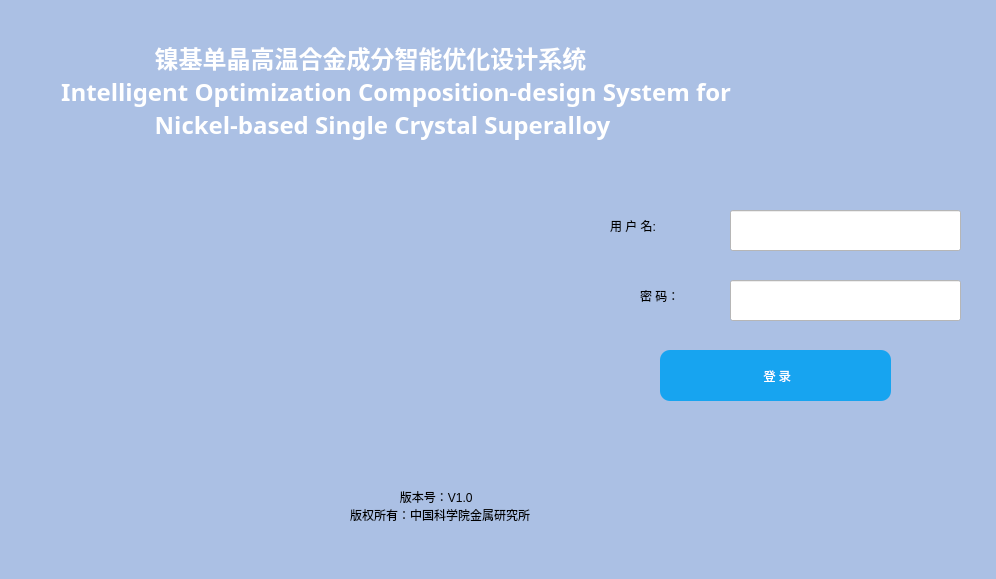
<?xml version="1.0" encoding="UTF-8"?>
<ui version="4.0">
 <class>MainWindow</class>
 <widget class="QMainWindow" name="MainWindow">
  <property name="geometry">
   <rect>
    <x>0</x>
    <y>0</y>
    <width>996</width>
    <height>579</height>
   </rect>
  </property>
  <property name="minimumSize">
   <size>
    <width>996</width>
    <height>579</height>
   </size>
  </property>
  <property name="maximumSize">
   <size>
    <width>996</width>
    <height>579</height>
   </size>
  </property>
  <property name="windowTitle">
   <string>MainWindow</string>
  </property>
  <property name="styleSheet">
   <string notr="true">background-color: rgb(171, 192, 228);
</string>
  </property>
  <widget class="QWidget" name="centralwidget">
   <property name="styleSheet">
    <string notr="true">background-color: transparent;
</string>
   </property>
   <widget class="QLabel" name="label_background">
    <property name="geometry">
     <rect>
      <x>0</x>
      <y>-30</y>
      <width>1001</width>
      <height>571</height>
     </rect>
    </property>
    <property name="minimumSize">
     <size>
      <width>951</width>
      <height>491</height>
     </size>
    </property>
    <property name="maximumSize">
     <size>
      <width>16777215</width>
      <height>1000</height>
     </size>
    </property>
    <property name="baseSize">
     <size>
      <width>8</width>
      <height>0</height>
     </size>
    </property>
    <property name="styleSheet">
     <string notr="true">background-color: transparent;
background-image: url(background1.png);
background-position: center;
background-repeat: no-repeat;</string>
    </property>
    <property name="text">
     <string/>
    </property>
    <property name="pixmap">
     <pixmap>./picture/logo_background1.png</pixmap>
    </property>
   </widget>
   <widget class="QLabel" name="label_head">
    <property name="geometry">
     <rect>
      <x>180</x>
      <y>180</y>
      <width>371</width>
      <height>281</height>
     </rect>
    </property>
    <property name="text">
     <string/>
    </property>
    <property name="pixmap">
     <pixmap>./picture/logo_head1.png</pixmap>
    </property>
   </widget>
   <widget class="QLabel" name="label_logo1">
    <property name="geometry">
     <rect>
      <x>20</x>
      <y>390</y>
      <width>151</width>
      <height>131</height>
     </rect>
    </property>
    <property name="text">
     <string/>
    </property>
    <property name="pixmap">
     <pixmap>./picture/logo_zuo2.png</pixmap>
    </property>
   </widget>
   <widget class="QLabel" name="label_logo2">
    <property name="geometry">
     <rect>
      <x>830</x>
      <y>460</y>
      <width>161</width>
      <height>71</height>
     </rect>
    </property>
    <property name="text">
     <string/>
    </property>
    <property name="pixmap">
     <pixmap>./picture/logo_you1.png</pixmap>
    </property>
   </widget>
   <widget class="QLabel" name="label_title">
    <property name="geometry">
     <rect>
      <x>30</x>
      <y>30</y>
      <width>941</width>
      <height>121</height>
     </rect>
    </property>
    <property name="font">
     <font>
      <family>微软雅黑</family>
      <pointsize>18</pointsize>
      <weight>87</weight>
      <italic>false</italic>
      <bold>true</bold>
      <underline>false</underline>
      <kerning>true</kerning>
     </font>
    </property>
    <property name="styleSheet">
     <string notr="true">color: white;
font: 700 18pt &quot;微软雅黑&quot;;</string>
    </property>
    <property name="text">
     <string>                    镍基单晶高温合金成分智能优化设计系统
     Intelligent Optimization Composition-design System for 
                    Nickel-based Single Crystal Superalloy</string>
    </property>
   </widget>
   <widget class="QLabel" name="label_login">
    <property name="geometry">
     <rect>
      <x>610</x>
      <y>200</y>
      <width>111</width>
      <height>51</height>
     </rect>
    </property>
    <property name="styleSheet">
     <string notr="true">font: 25 16pt &quot;微软雅黑&quot;;</string>
    </property>
    <property name="text">
     <string>用 户 名:</string>
    </property>
   </widget>
   <widget class="QLabel" name="label_password">
    <property name="geometry">
     <rect>
      <x>640</x>
      <y>270</y>
      <width>81</width>
      <height>51</height>
     </rect>
    </property>
    <property name="styleSheet">
     <string notr="true">font: 25 16pt &quot;微软雅黑&quot;;</string>
    </property>
    <property name="text">
     <string>密 码：</string>
    </property>
   </widget>
   <widget class="QLineEdit" name="lineEdit__login">
    <property name="geometry">
     <rect>
      <x>730</x>
      <y>210</y>
      <width>231</width>
      <height>41</height>
     </rect>
    </property>
    <property name="styleSheet">
     <string notr="true">
background-color: rgb(255, 255, 255);</string>
    </property>
   </widget>
   <widget class="QLineEdit" name="lineEdit_password">
    <property name="geometry">
     <rect>
      <x>730</x>
      <y>280</y>
      <width>231</width>
      <height>41</height>
     </rect>
    </property>
    <property name="styleSheet">
     <string notr="true">background-color: rgb(255, 255, 255);</string>
    </property>
   </widget>
   <widget class="QPushButton" name="login">
    <property name="geometry">
     <rect>
      <x>660</x>
      <y>350</y>
      <width>231</width>
      <height>51</height>
     </rect>
    </property>
    <property name="sizePolicy">
     <sizepolicy hsizetype="Fixed" vsizetype="Fixed">
      <horstretch>0</horstretch>
      <verstretch>0</verstretch>
     </sizepolicy>
    </property>
    <property name="cursor">
     <cursorShape>PointingHandCursor</cursorShape>
    </property>
    <property name="styleSheet">
     <string notr="true">border-radius: 10px;
font: 16pt &quot;微软雅黑&quot;;
color: rgb(255, 255, 255);
background-color: rgb(23, 164, 240);
padding: 5px;
background-repeat: no-repeat;</string>
    </property>
    <property name="text">
     <string> 登 录</string>
    </property>
   </widget>
   <widget class="QLabel" name="label_banben">
    <property name="geometry">
     <rect>
      <x>350</x>
      <y>480</y>
      <width>251</width>
      <height>51</height>
     </rect>
    </property>
    <property name="styleSheet">
     <string notr="true">font: 9pt &quot;微软雅黑&quot;;</string>
    </property>
    <property name="text">
     <string>               版本号：V1.0
版权所有：中国科学院金属研究所</string>
    </property>
   </widget>
  </widget>
  <widget class="QStatusBar" name="statusbar"/>
 </widget>
 <resources/>
 <connections/>
</ui>
